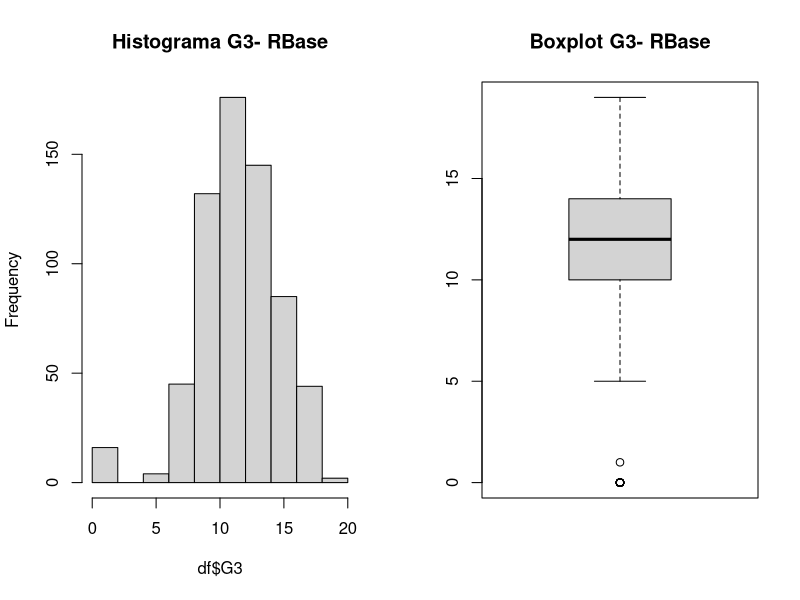
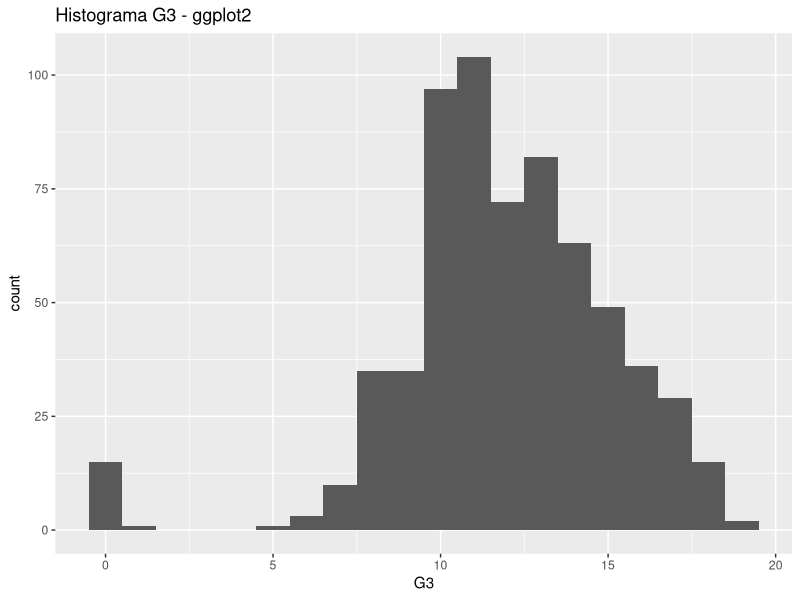
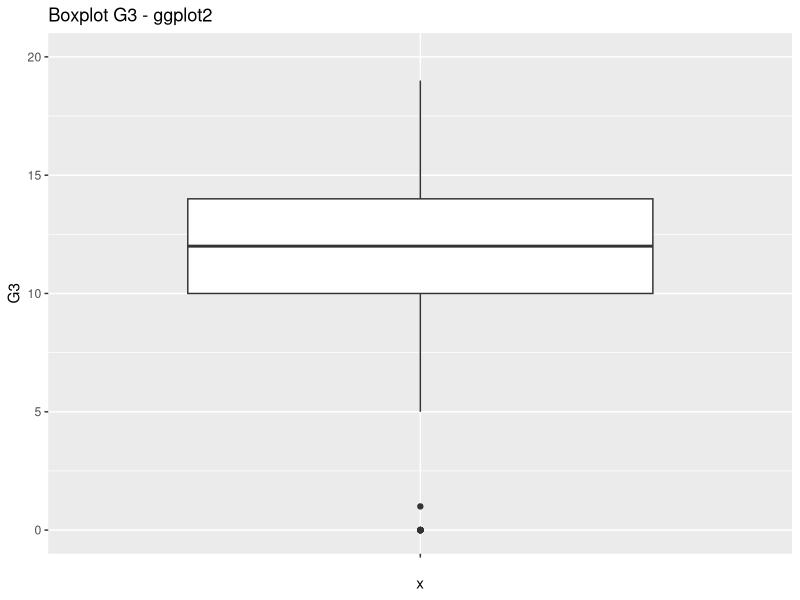
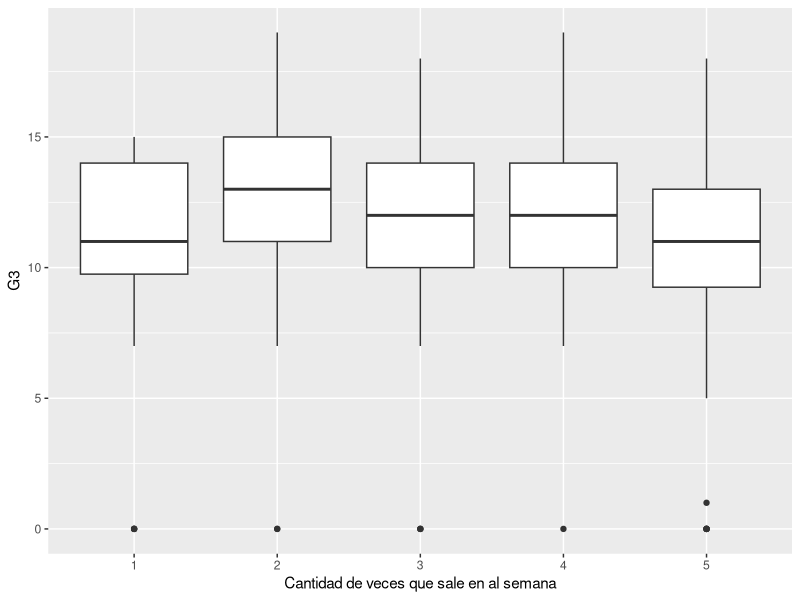
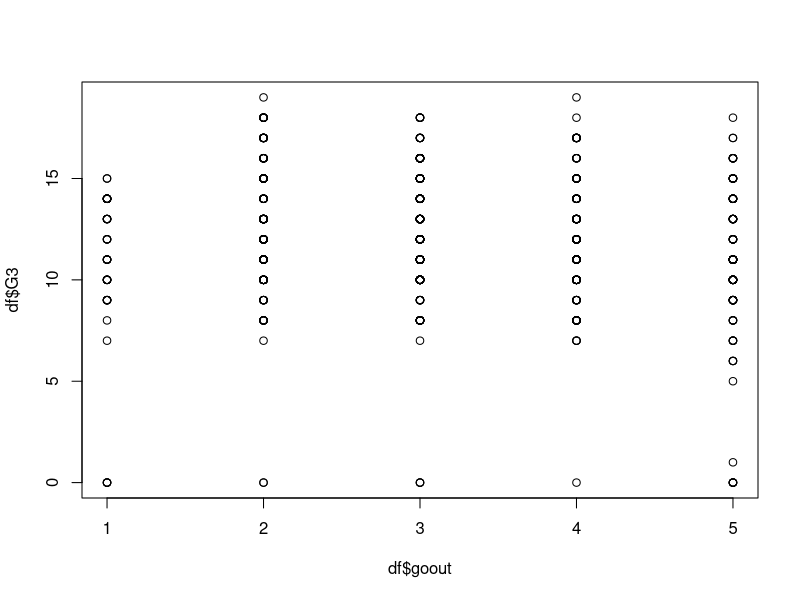
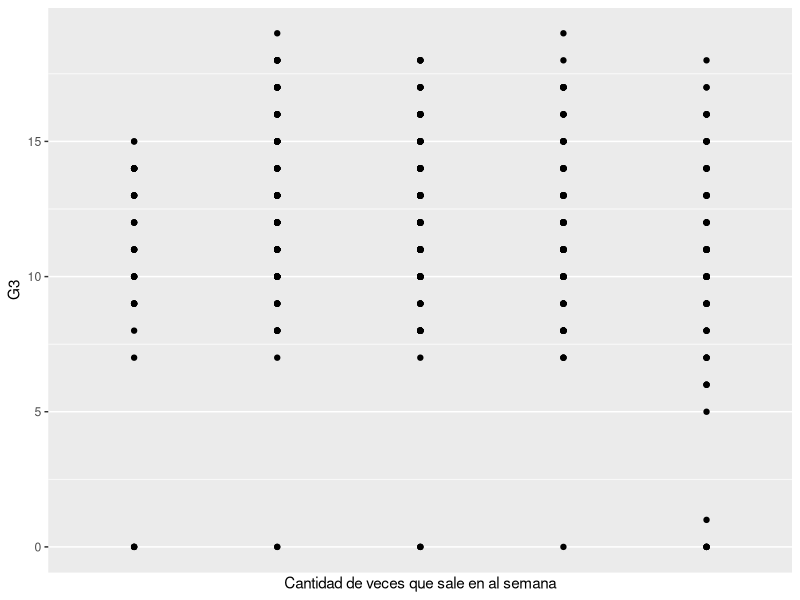
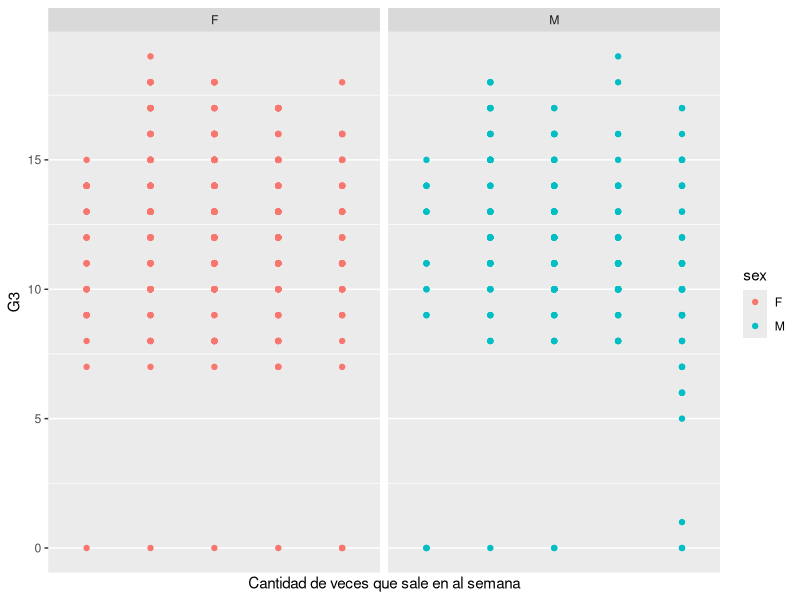
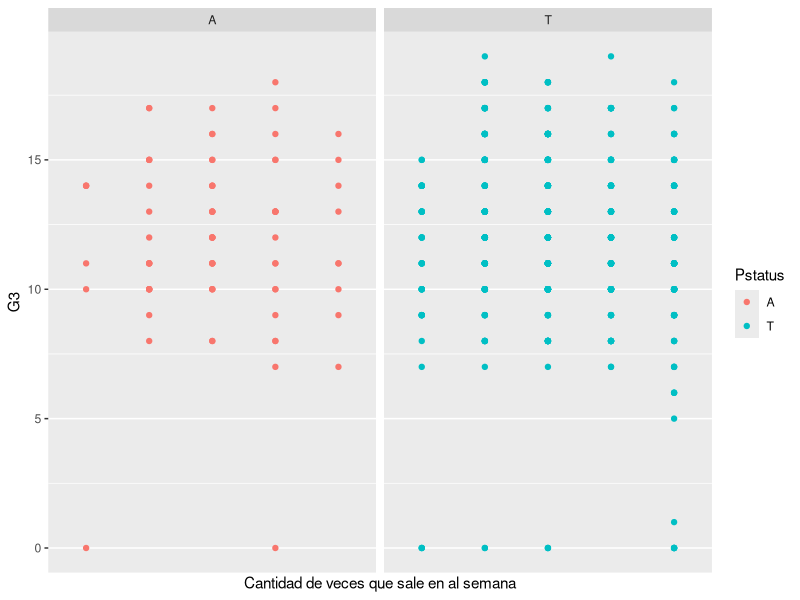

These figures' R source, in order:
##############################################################################
## Curso: FUNDAMENTOS DE LA PROGRAMACION ESTADISTICA EN R. 
##       
## 2018
## Docente: German Rosati
##############################################################################

#################################
## CONSIGNAS PRACTICA PLOTTING ##
#################################

# Utilizando el dataset estud.csv (que contiene información sobre una encuesta
# a estudiantes de la escuela secundaria) resuelva las siguientes consignas:

setwd('/media/grosati/Elements/PEN/KINGSTON/PEN2/Cursos/REPO_Curso_Fund_Prog_R/Data/')
df <- read.csv("./estud.csv", sep=";")

library(ggplot2)

## Ejercicio 1. Generar un histograma y un boxplot de la variable G3. Realizarlo tanto con 
# la sintaxis base de gràficos de R como con ggplot2. Analizar sus resultados.
# ¿Qué puede decir de la distribuciòn respecto a la tendencia central, simetría
# y dispersión?

par(mfrow=c(1,2))
hist(df$G3, main="Histograma G3- RBase")
boxplot(df$G3, main="Boxplot G3- RBase")

library(ggplot2)

par(mfrow=c(1,1))
ggplot(df) + 
     geom_histogram(aes(x=G3), binwidth=1) + 
     ggtitle("Histograma G3 - ggplot2")

ggplot(df) + 
  geom_boxplot(aes(x='', y=G3)) +
  coord_cartesian(ylim = c(0, 20)) + 
  ggtitle("Boxplot G3 - ggplot2")


## Ejercicio 2. Generar un boxplot de la varialbe G3 para cada uno de los diferentes
# grupos de la variable goout. ¿Puede observar alguna diferencia entre los
# diferentes grupos?

# Hay que transformar goout a factor para poder plotearla

ggplot(df) + 
  geom_boxplot(aes(x=as.factor(goout), y=G3)) + 
  scale_x_discrete(name='Cantidad de veces que sale en al semana')

## Ejercicio 3. Hacer un scatterplot de la variable ausencias (en el eje X) y G3 (en el eje
# Y). Confeccionarlo tanto en la sintaxis base de R como usando el paquete
# ggplot2.

plot(df$goout, df$G3)

ggplot(df) + 
  geom_point(aes(x=goout, y=G3)) + 
  scale_x_discrete(name='Cantidad de veces que sale en al semana')

## Ejercicio 4. Usando ggplot2 generar un scatter igual al del punto 3 para cada valor de
# la variable sexo y otro para el status de los padres. ¿Puede encontrar alguna relación diferente entre ambas
#variables en los diferentes grupos?

ggplot(df) + 
  geom_point(aes(x=goout, y=G3, colour=sex)) + 
  facet_grid(~sex) +
  scale_x_discrete(name='Cantidad de veces que sale en al semana')

ggplot(df) + 
  geom_point(aes(x=goout, y=G3, colour=Pstatus)) + 
  facet_grid(~Pstatus) +
  scale_x_discrete(name='Cantidad de veces que sale en al semana')

